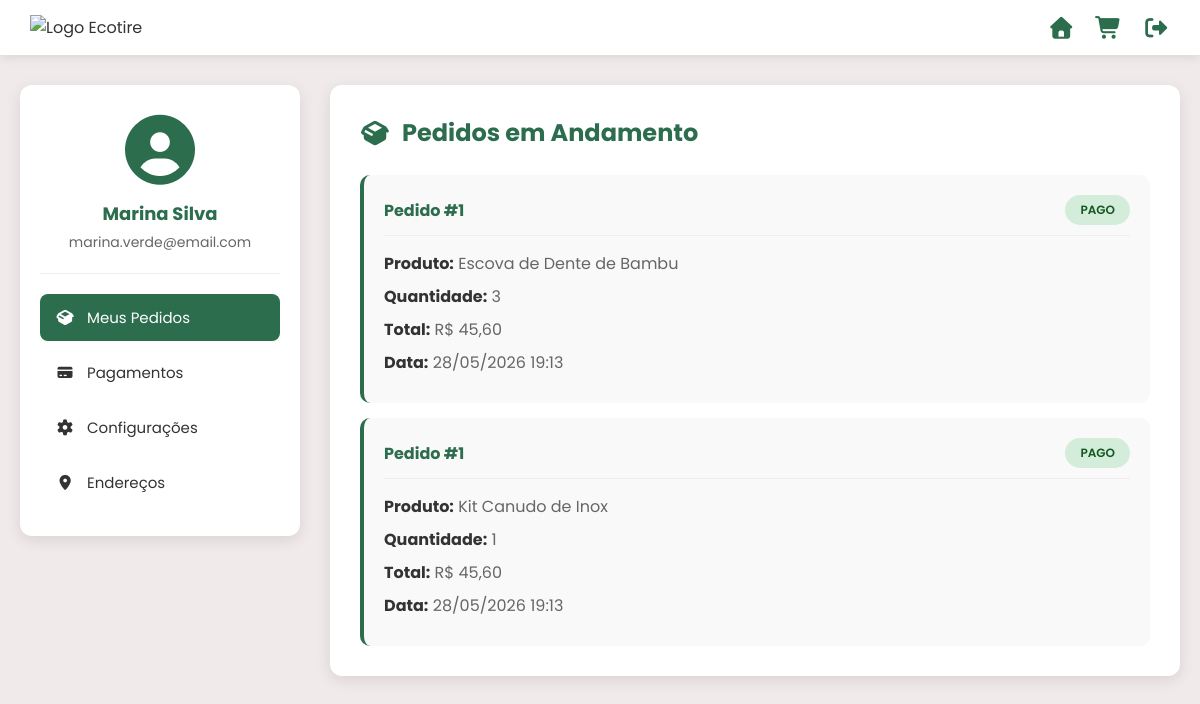
The page /usuario/perfil/perfil.php (signed in) on the database its author committed.
### tables this page shows
CREATE TABLE IF NOT EXISTS usuario (
    id_usuario INT NOT NULL AUTO_INCREMENT PRIMARY KEY,
    nome VARCHAR(100) NOT NULL,
    email VARCHAR(100) NOT NULL UNIQUE,
    senha VARCHAR(255) NOT NULL,
    telefone VARCHAR(20) NOT NULL,
    tipo ENUM('cliente', 'admin') DEFAULT 'cliente',
    data_cadastro DATETIME DEFAULT CURRENT_TIMESTAMP
);

CREATE TABLE IF NOT EXISTS pedido_itens (
    id_item INT NOT NULL AUTO_INCREMENT PRIMARY KEY,
    id_pedido INT NOT NULL,
    id_produto INT NOT NULL,
    quantidade INT NOT NULL,
    preco_unitario DECIMAL(10,2) NOT NULL,
    FOREIGN KEY (id_pedido) REFERENCES pedidos(id_pedido) ON DELETE CASCADE,
    FOREIGN KEY (id_produto) REFERENCES produtos(id_produto) ON DELETE RESTRICT
);

CREATE TABLE IF NOT EXISTS pedidos (
    id_pedido INT NOT NULL AUTO_INCREMENT PRIMARY KEY,
    id_usuario INT NOT NULL,
    id_endereco_entrega INT NOT NULL,
    data_pedido DATETIME DEFAULT CURRENT_TIMESTAMP,
    status ENUM('pendente', 'pago', 'enviado', 'entregue', 'cancelado') DEFAULT 'pendente',
    total DECIMAL(10,2) NOT NULL,
    FOREIGN KEY (id_usuario) REFERENCES usuario(id_usuario) ON DELETE CASCADE,
    FOREIGN KEY (id_endereco_entrega) REFERENCES endereco(id_endereco) ON DELETE RESTRICT
);

CREATE TABLE IF NOT EXISTS produtos (
    id_produto INT NOT NULL AUTO_INCREMENT PRIMARY KEY,
    nome VARCHAR(100) NOT NULL,
    preco_custo DECIMAL(10,2) NOT NULL,
    preco_venda DECIMAL(10,2) NOT NULL,
    preco_promocional DECIMAL(10,2) NULL,
    modelo VARCHAR(50) NOT NULL,
    estoque INT DEFAULT 0 NOT NULL,
    imagem MEDIUMBLOB,
    descrição VARCHAR(200) NOT NULL,
    data_cadastro DATETIME DEFAULT CURRENT_TIMESTAMP,
    ativo BOOLEAN DEFAULT TRUE
);

### usuario/perfil/perfil.php (the view, shortened to what this page needs)
<?php
include '../../funcoesPHP/connection.php';
$id_usuario = $_SESSION['id_usuario'];
$sql = "SELECT * FROM usuario WHERE id_usuario = ?";
$stmt = $pdo->prepare($sql);
$stmt->execute([$id_usuario]);
$usuario = $stmt->fetch(PDO::FETCH_ASSOC);
$sql_pedidos_andamento = "SELECT p.*, pr.nome as nome_produto, pr.imagem as imagem_produto, pi.quantidade, pi.preco_unitario
        FROM pedidos p
        LEFT JOIN pedido_itens pi ON p.id_pedido = pi.id_pedido
        LEFT JOIN produtos pr ON pi.id_produto = pr.id_produto
        WHERE p.id_usuario = ? AND p.status IN ('pendente', 'pago', 'enviado')
        ORDER BY p.data_pedido DESC";
$stmt = $pdo->prepare($sql_pedidos_andamento);
$stmt->execute([$id_usuario]);
$pedidos_andamento = $stmt->fetchAll(PDO::FETCH_ASSOC);
?>
<!DOCTYPE html>
<html lang="pt-br">
<head>
    <link rel="stylesheet" href="style.css">
    <link rel="stylesheet" href="https://cdnjs.cloudflare.com/ajax/libs/font-awesome/7.0.1/css/all.min.css">
</head>
<body>
    <header>
        <div class="header">
            <img src="../../assetsGerais/ecotire.webp" class="logo" alt="Logo Ecotire" onclick="window.location.href='../inicio/index.php'">
            <div class="header-actions">
                <i onclick="window.location.href = '../inicio/index.php'" class="fa-solid fa-house" title="Início"></i>
                <i onclick="window.location.href = '../carrinho/carrinho.php'" class="fa-solid fa-cart-shopping" title="Meu Carrinho"></i>
                <i onclick="window.location.href = '?logout=true'" class="fa-solid fa-right-from-bracket" title="Sair"></i>
            </div>
        </div>
    </header>
    <div class="perfil-container">
        <div class="sidebar">
            <div class="user-info">
                <i class="fa-solid fa-user-circle user-avatar"></i>
                <h3><?php echo htmlspecialchars($usuario['nome']); ?></h3>
                <p><?php echo htmlspecialchars($usuario['email']); ?></p>
            </div>
            <nav class="sidebar-nav">
                <a href="#" class="tab-btn active" data-tab="pedidos">
                    <i class="fa-solid fa-box-open"></i> Meus Pedidos
                </a>
                <a href="#" class="tab-btn" data-tab="pagamentos">
                    <i class="fa-solid fa-credit-card"></i> Pagamentos
                </a>
                <a href="#" class="tab-btn" data-tab="conta">
                    <i class="fa-solid fa-gear"></i> Configurações
                </a>
                <a href="#" class="tab-btn" data-tab="enderecos">
                    <i class="fa-solid fa-location-dot"></i> Endereços
                </a>
            </nav>
        </div>
        <div class="main-content">
            <div class="tab-content active" id="pedidos">
                <h2><i class="fa-solid fa-box-open"></i> Pedidos em Andamento</h2>
                <?php if (empty($pedidos_andamento)): ?>
                    <div class="empty-state">
                        <i class="fa-solid fa-clipboard-list"></i>
                        <p>Você não tem pedidos em andamento.</p>
                        <button onclick="window.location.href='../produto/produto.php'">Ver Produtos</button>
                    </div>
                <?php else: ?>
                    <div class="orders-list">
                        <?php foreach ($pedidos_andamento as $pedido): ?>
                        <div class="order-card">
                            <div class="order-header">
                                <span class="order-id">Pedido #<?php echo $pedido['id_pedido']; ?></span>
                                <span class="order-status status-<?php echo $pedido['status']; ?>"><?php echo htmlspecialchars($pedido['status']); ?></span>
                            </div>
                            <div class="order-body">
                                <p><strong>Produto:</strong> <?php echo htmlspecialchars($pedido['nome_produto']); ?></p>
                                <p><strong>Quantidade:</strong> <?php echo $pedido['quantidade']; ?></p>
                                <p><strong>Total:</strong> R$ <?php echo number_format($pedido['total'], 2, ',', '.'); ?></p>
                                <p><strong>Data:</strong> <?php echo date('d/m/Y H:i', strtotime($pedido['data_pedido'])); ?></p>
                            </div>
                        </div>
                        <?php endforeach; ?>
                    </div>
                <?php endif; ?>
            </div>
        </div>
    </div>
</body>
</html>

### usuario/perfil/style.css (style rules this page uses)
:root { --cor-primaria: rgb(43, 109, 77); --cor-primaria-escura: rgb(34, 86, 61); --cor-secundaria: rgb(222, 217, 217); --fundo: rgb(241, 234, 234); --branco: #ffffff; --texto: #333; --texto-claro: #666; --alerta-vermelho: #dc3545; --alerta-verde: #28a745; --alerta-amarelo: #ffc107; --sombra: 0 4px 15px rgba(0, 0, 0, 0.1); --borda-arredondada: 12px; }
* { margin: 0; padding: 0; box-sizing: border-box; }
body { font-family: 'Poppins', sans-serif; background-color: var(--fundo); color: var(--texto); min-height: 100vh; }
.header { display: flex; justify-content: space-between; align-items: center; padding: 15px 30px; background: var(--branco); box-shadow: 0 2px 10px rgba(0, 0, 0, 0.1); }
.logo { width: 120px; cursor: pointer; transition: transform 0.3s ease; }
.header-actions { display: flex; gap: 20px; }
.header-actions i { font-size: 22px; color: var(--cor-primaria); cursor: pointer; transition: color 0.3s ease, transform 0.3s ease; }
.perfil-container { display: flex; max-width: 1200px; margin: 30px auto; gap: 30px; padding: 0 20px; }
.sidebar { width: 280px; background: var(--branco); border-radius: var(--borda-arredondada); box-shadow: var(--sombra); padding: 30px 20px; height: fit-content; position: sticky; top: 30px; }
.user-info { text-align: center; padding-bottom: 20px; border-bottom: 1px solid #eee; margin-bottom: 20px; }
.user-avatar { font-size: 70px; color: var(--cor-primaria); margin-bottom: 15px; }
.user-info h3 { color: var(--cor-primaria); font-size: 18px; margin-bottom: 5px; }
.user-info p { color: var(--texto-claro); font-size: 14px; }
.sidebar-nav { display: flex; flex-direction: column; gap: 8px; }
.sidebar-nav a { display: flex; align-items: center; gap: 12px; padding: 12px 15px; text-decoration: none; color: var(--texto); border-radius: 8px; transition: all 0.3s ease; font-size: 15px; }
.sidebar-nav a.active { background: var(--cor-primaria); color: var(--branco); }
.sidebar-nav a i { width: 20px; text-align: center; }
.main-content { flex: 1; background: var(--branco); border-radius: var(--borda-arredondada); box-shadow: var(--sombra); padding: 30px; min-height: 500px; }
.tab-content { display: none; animation: fadeIn 0.4s ease; }
.tab-content.active { display: block; }
.tab-content h2 { color: var(--cor-primaria); margin-bottom: 25px; display: flex; align-items: center; gap: 12px; font-size: 24px; }
.tab-content h2 i { font-size: 24px; }
.orders-list { display: flex; flex-direction: column; gap: 15px; }
.order-card { background: #f9f9f9; border-radius: 10px; padding: 20px; border-left: 4px solid var(--cor-primaria); transition: transform 0.3s ease, box-shadow 0.3s ease; }
.order-header { display: flex; justify-content: space-between; align-items: center; margin-bottom: 15px; padding-bottom: 10px; border-bottom: 1px solid #eee; }
.order-id { font-weight: bold; color: var(--cor-primaria); font-size: 16px; }
.order-status { padding: 6px 15px; border-radius: 20px; font-size: 12px; font-weight: 600; text-transform: uppercase; }
.status-pago { background: #d4edda; color: #155724; }
.order-body p { margin: 8px 0; color: var(--texto-claro); }
.order-body strong { color: var(--texto); }

### rows shown on the page
usuario: nome "Marina Silva", email "marina.verde@email.com"
pedido_itens: id_pedido.id_pedido "1", id_pedido.status "PAGO", id_produto.nome "Escova de Dente de Bambu", quantidade "3", id_pedido.total "45,60", id_pedido.data_pedido "28/05/2026 19:13"
pedido_itens: id_pedido.id_pedido "1", id_pedido.status "PAGO", id_produto.nome "Kit Canudo de Inox", quantidade "1", id_pedido.total "45,60", id_pedido.data_pedido "28/05/2026 19:13"
